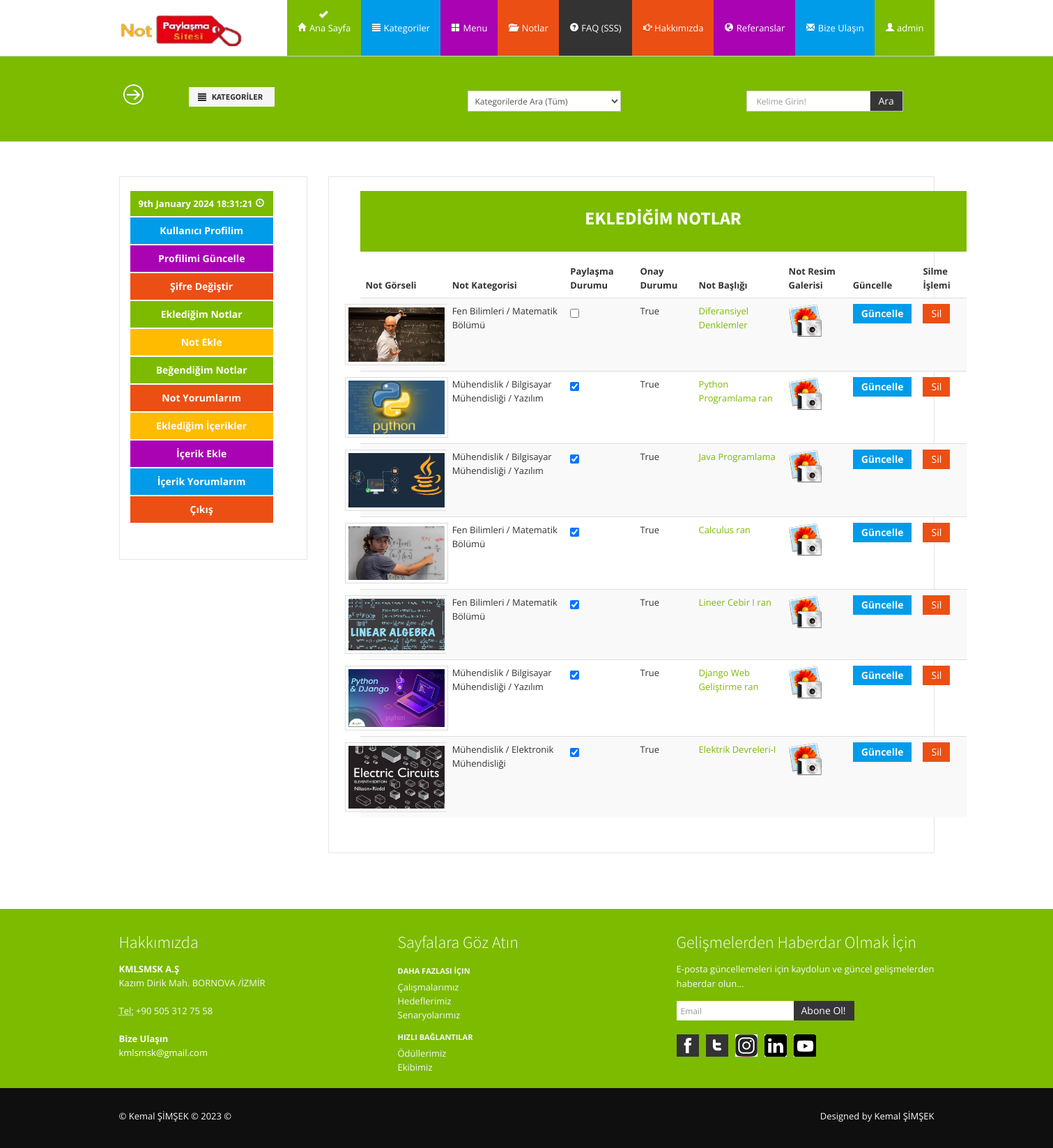
The page /user/notes/ (signed in) on the database its author committed.
### notes/models.py (models this page shows, shortened)
class Notes(models.Model):
    STATUS=(
        ('True', 'Evet'),
        ('False', 'Hayır'),
        ('New', 'Yeni'),
    )
    DURUM=(
        ('False', 'Hayır'),
        ('True', 'Evet'),
    )
    category=models.ForeignKey(Category, on_delete=models.CASCADE) #Kategori tablosu ile ilişki
    title=models.CharField(max_length=30)
    user=models.ForeignKey(User, on_delete=models.CASCADE)
    keywords=models.CharField(max_length=255)
    description=models.CharField(max_length=255)
    image=models.ImageField(blank=True, upload_to='images/')
    filePdf = models.FileField(upload_to='pdfs/')
    share=models.CharField(max_length=10, choices=DURUM)
    detail=RichTextUploadingField()
    slug=models.SlugField(null=False, unique=True)
    status=models.CharField(max_length=10, choices=STATUS)
    create_at=models.DateTimeField(auto_now_add=True)
    update_at=models.DateTimeField(auto_now=True)
    def image_tag(self):     #Eklenen Fonksiyon
        return mark_safe('<img src="{}" height="50"/>'.format(self.image.url))
    image_tag.short_description = 'Image'

class Category(MPTTModel):
    STATUS=(
        ('True', 'True'),
        ('False', 'False'),
    )
    title = models.CharField(max_length=120)
    keywords=models.CharField(max_length=255)
    description =models.CharField(max_length=255)
    image=models.ImageField(blank=True, upload_to='images/')
    status=models.CharField(max_length=10, choices=STATUS)
    slug=models.SlugField(null=False, unique=True)
    parent=TreeForeignKey('self', blank=True, null=True, related_name='children', on_delete=models.CASCADE)
    create_at=models.DateTimeField(auto_now_add=True)
    update_at=models.DateTimeField(auto_now=True)
    class MPTTMeta:
        order_insertion_by = ['title']
    def __str__(self):
        full_path=[self.title]
        k=self.parent
        while k is not None:
            full_path.append(k.title)
            k=k.parent
        return ' / '.join(full_path[::-1])

### home/models.py (models this page shows, shortened)
class Settings(models.Model):
    STATUS=(
        ('True', 'Evet'),
        ('False', 'Hayir'),
    )
    title=models.CharField(max_length=200)
    keywords=models.CharField(max_length=255)
    description=models.CharField(max_length=255)
    company=models.CharField(max_length=100)
    address=models.CharField(blank=True,max_length=150)
    googleMap=models.CharField(blank=True, max_length=255)
    phone=models.CharField(blank=True, max_length=20)
    fax=models.CharField(blank=True,max_length=20)
    email=models.CharField(blank=True, max_length=60)
    smtpserver=models.CharField(blank=True,max_length=30)
    smtpemail=models.CharField(blank=True,max_length=30)
    smtppassword=models.CharField(blank=True,max_length=30)
    smtpport=models.CharField(blank=True,max_length=10)
    icon=models.ImageField(blank=True, upload_to='images/')
    facebook=models.CharField(blank=True,max_length=50)
    instagram=models.CharField(blank=True,max_length=50)
    twitter=models.CharField(blank=True,max_length=50)
    youtube=models.CharField(blank=True,max_length=70)
    linkedin=models.CharField(blank=True,max_length=90)
    aboutus=RichTextUploadingField(blank=True)
    contact=RichTextUploadingField(blank=True)
    references=RichTextUploadingField(blank=True)
    status=models.CharField(max_length=10, choices=STATUS)
    create_at=models.DateTimeField(auto_now_add=True)
    update_at=models.DateTimeField(auto_now=True)

### user/views.py (the view)
# urls.py: path('notes/', include('notes.urls')),
@login_required(login_url='/login')
def notes (request):
    current_user=request.user
    category=Category.objects.all()
    settings=Settings.objects.get(pk=1)
    menu=Menu.objects.all()
    notes=Notes.objects.filter(user_id=current_user.id)
    context= {
        'category': category,
        'settings': settings,
        'menu': menu,
        'notes': notes,
        }
    return render(request, 'user_notes.html', context)

### user/templates/user_notes.html (shortened to what this page needs)
{% extends "homebase.html" %}
{% load static %}
{% block content  %}
{% include "head.html" %}
{% include "header.html" %}
{% include "search.html" %}
<section id="maincontent">
    <div class="container">
      <div class="row">
        <div class="span3">
          <aside>
            <div class="widget">
              {% include "user_panel.html" %}
            </div>
          </aside>
        </div>
        <div class="span9">
          <aside>
            <div class="widget">
              <div class="container mx-auto">
                <div class="span9">
                  <div class="well well-success">
                    <center><b> <h3>EKLEDİĞİM NOTLAR </b></h3></center>
                  </div>
            <table class="table table-striped table-warning">
                <thead>
                    <tr>
                      <th scope="col">Not Görseli</th>
                      <th scope="col">Not Kategorisi</th>
                      <th scope="col">Paylaşma Durumu</th>
                      <th scope="col">Onay Durumu</th>
                      <th scope="col">Not Başlığı</th>
                      <th scope="col">Not Resim Galerisi</th>
                      <th scope="col">Güncelle</th>
                      <th scope="col">Silme İşlemi</th>
                    </tr>
                  </thead>
                  <tbody>
                    {% for rs in notes %}
                    <tr>
                      <th scope="row">
                        <div class="thumbnails">
                          <a href="/notes/{{rs.id}}/{{rs.slug}}/"><img class="thumbnail" src= "{{rs.image.url}}" width="230"></a>
                        </div>
                        </th>
                      <td> {{rs.category}} </td>
                      <td>  {% if rs.share == 'True'  %}
                        <input type="checkbox" checked onchange="document.location.href='/user/notshare/{{rs.id}}';"/>
                           {% else %}
                           <input type="checkbox" onchange="if(this.checked) document.location.href='/user/addshare/{{rs.id}}';"/>
                          {% endif %}
                      </td>
                      <td> {{rs.status}} </td>
                      <td> <a href="/notes/{{rs.id}}/{{rs.slug}}/">{{rs.title}}</a></td>
                      <th> <a href="javascript:;" onclick="window.open('/user/addimages/{{rs.id}}', 'gallery', 'height=800, width=800, top=50, left=150')">
                        <img src="{% static "/img/galleryX.png" %}" </th></a>
                      <th> <a href="/user/updatenotes/{{rs.id}}" type="button" class="btn btn-primary"> Güncelle </button>
                      </th>
                      <td>
                        <a href="/user/deletenotes/{{rs.id}}" onclick=" return confirm ('Silmek istediğinden emin misin?')" type="button" class="btn btn-danger"> Sil </button>
                      </td>
                    </tr>
                    {% endfor %}
                </tbody>
            </table>
            </div>
            </div>
          </aside>
        </div>
      </div>
    </div>
  </section>
  {% endblock content  %}

### home/templates/header.html (shortened to what this page needs)
{% load static %}
<header>
  <div class="navbar navbar-fixed-top">
    <div class="navbar-inner bg-info mx-auto">
      <div class="container">
        <a class="brand logo" href="/">
          <img src="{% static "assets/img/logo.png" %}" width="180"/>
        </a>
        <div>
          <nav>
            <ul class="nav topnav">
              <li class="dropdown bg-info success active">
                <a href="/"><i class="icon-home icon-white"></i> Ana Sayfa</a>
              </li>
              {% load mptt_tags %}
              <li class="dropdown primary">
                <a href="#"><i class="icon-align-justify icon-white"></i> Kategoriler</a>
              </li>
              <li class="dropdown info">
                <a href="#"><i class=" icon-th-large icon-white"></i> Menu</a>
              </li>
              <li class="dropdown danger">
                <a href="#"><i class="icon-folder-open icon-white"></i> Notlar</a>
              </li>
              <li class="dropdown inverse">
                <a href="#"><i class="icon-question-sign icon-white"></i> FAQ (SSS) </a>
              </li>
              <li class="dropdown danger">
                <a href="#"><i class=" icon-hand-right icon-white"></i> Hakkımızda</a>
              </li>
              <li class="dropdown info">
                <a href="#"><i class="icon-globe icon-white"></i> Referanslar</a>
              </li>
              <li class="dropdown primary">
                <a href="#"><i class="icon-envelope icon-white"></i> Bize Ulaşın</a>
              </li>
              <li class="dropdown success">
                {% if user.id is not None %}
                <a href="#"> <i class="icon-user icon-white"> </i>
                   {{user.username}} </a>
                {%endif%}
              </li>
            </ul>
          </nav>
        </div>
      </div>
    </div>
  </div>
</header>

### home/templates/footer.html (shortened to what this page needs)
{% load static %}
 <footer class="footer">
  <div class="container">
    <div class="row">
      <div class="span4">
        <div class="widget">
          <h4>Hakkımızda</h4>
          <address>
        <strong>{{settings.company}} </strong><br>
        {{settings.address}}<br>
        <br>
        <abbr title="Phone">Tel:</abbr> {{settings.phone}}
        </address>
          <address>
        <strong>Bize Ulaşın</strong><br>
        <a href="mailto:{{settings.email}}">{{settings.email}}</a>
        </address>
        </div>
      </div>
      <div class="span4">
        <div class="widget">
          <h4>Sayfalara Göz Atın</h4>
          <ul class="nav nav-list regular">
            <li class="nav-header">Daha Fazlası İçin</li>
            <li><a href="#">Çalışmalarımız</a></li>
            <li><a href="#">Hedeflerimiz</a></li>
            <li><a href="#">Senaryolarımız</a></li>
            <li class="nav-header">Hızlı Bağlantılar</li>
            <li><a href="#">Ödüllerimiz</a></li>
            <li><a href="#">Ekibimiz</a></li>
          </ul>
        </div>
      </div>
      <div class="span4">
        <div class="widget">
          <h4>Gelişmelerden Haberdar Olmak İçin</h4>
          <form class="form-horizontal" action="/curriculumVitae/addlistmail/" method="post">
            <fieldset>
              <p>
                E-posta güncellemeleri için kaydolun ve güncel gelişmelerden haberdar olun...
              </p>
              <div class="input-prepend input-append">
                <input class="span2" id="email" name="email" type="text" placeholder="Email">
                <button class="btn btn-inverse" type="submit">Abone Ol!</button>
              </div>
            </fieldset>
          </form>
          <ul class="social_small">
            <li class="facebook first"><a href="{{settings.facebook}}" title="Facebook">Facebook</a></li>
            <li class="twitt"><a href="{{settings.twitter}}" title="Twitter">Twitter</a></li>
            <li class="googleplus"><a href="{{settings.instagram}}" title="Instagram">Instagram</a></li>
            <li class="flickr"><a href="{{settings.linkedin}}" title="Linkedin">Linkedin</a></li>
            <li class="dribbble"><a href="{{settings.youtube}}" title="Youtube">Youtube</a></li>
          </ul>
        </div>
      </div>
    </div>
  </div>
  <div class="verybottom">
    <div class="container">
      <div class="row">
        <div class="span6">
          <p>&copy; Kemal ŞİMŞEK &copy; 2023 &copy; </p>
        </div>
        <div class="span6">
          <div class="pull-right">
            <div class="credits">
              Designed by <a href="https://www.linkedin.com/in/kmlsmsk/"> Kemal ŞİMŞEK</a>
            </div>
          </div>
        </div>
      </div>
    </div>
  </div>
</footer>

### home/static/assets/css/docs.css (style rules this page uses)
section { padding-top: 30px; }

### home/static/assets/css/style.css (style rules this page uses)
.row { margin-bottom:20px; }
.well-success, .carousel-caption.success { background: #7cbb00; color:#fff; }
header .navbar .brand.logo { padding: 0; margin-left:0; margin-top:20px; }
header nav { margin-right:-10px; }
.navbar ul.topnav { float:right; }
.navbar .nav > li > a { float: none; padding: 30px 15px 30px; color: #777777; text-decoration: none; text-shadow: none; }
.navbar .nav .active > a, .navbar .nav .active > a:hover, .navbar .nav .active > a:focus { background-image: url(../img/icons/add.png); background-position: center 15px; background-repeat: no-repeat; -webkit-transition: all 0.2s ease; -moz-transition: all 0.2s ease-in-out; -o-transition: all 0.2s ease-in-out; -ms-transition: all 0.2s ease-in-out; transition: all 0.2s ease-in-out; color:#fff; }
.navbar .nav .primary > a, .navbar .nav .primary > a:hover, .navbar .nav .primary > a:focus { background-color: #009cea; color:#fff; }
.navbar .nav .danger > a, .navbar .nav .danger > a:hover, .navbar .nav .danger > a:focus { background-color: #ec4f13; color:#fff; }
.navbar .nav .info > a, .navbar .nav .info > a:hover, .navbar .nav .info > a:focus { background-color: #a903b3; color:#fff; }
.navbar .nav .success > a, .navbar .nav .success > a:hover, .navbar .nav .success > a:focus { background-color: #7cbb00; color:#fff; }
.navbar .nav .inverse > a, .navbar .nav .inverse > a:hover, .navbar .nav .inverse > a:focus { background-color: #333; color:#fff; }
#maincontent { z-index:1000; margin:0 0 30px; }
aside { border:1px solid #e5e5e5; padding:20px 15px 0 15px; margin: 0 0 30px 0; -webkit-border-radius: 0; -moz-border-radius: 0; border-radius: 0; }
aside .widget { margin-bottom:30px; }
.social_small { margin: 0; }
.social_small li { display: inline; list-style: none; text-indent: -9999px; margin-left: 10px; float: left; -webkit-transition: all 0.3s ease-in-out; -moz-transition: all 0.3s ease-in-out; -o-transition: all 0.3s ease-in-out; -ms-transition: all 0.3s ease-in-out; transition: all 0.3s ease-in-out; }
.social_small li.first { margin-left:0; }
.social_small li a { background-repeat: no-repeat; background-position: 0 0; display: block; height: 32px; width: 32px; }
.facebook { background: url(../img/icons/social/fb.png) no-repeat; }
.googleplus { background: url(../img/icons/social/google.png) no-repeat; }
.dribbble { background: url(../img/icons/social/dribble.png) no-repeat; }
.flickr { background: url(../img/icons/social/flickr.png) no-repeat; }
.twitt { background: url(../img/icons/social/twitter.png) no-repeat; }
footer { padding-top:30px; color:#f8f8f8; }
footer h1, footer h2, footer h3, footer h4, footer h5, footer h6 { color:#fff; }
footer a, footer a:hover { color:#fff; }
footer .verybottom { padding-top:30px; background:#0f0f0f; }
footer .nav-list li, footer .nav-list li a, footer .nav-list li.nav-header { text-shadow:none; color:#f6f6f6; }
footer .nav-list li a { text-shadow:none; }
footer .nav-list.regular .nav-header { padding: 3px 0; }
footer .nav-list.regular > li > a { padding: 0; }
footer.footer .input-append button, footer.footer .input-append input { border:none; }

### home/static/assets/color/success.css (style rules this page uses)
a { color: #7cbb00; }
header .navbar .navbar-inner li.active { border-top: 5px solid #fff; background: #7cbb00; margin-top:-5px; }
footer.footer { background:#7cbb00; }

### rows shown on the page
Notes: image (picture), category "Fen Bilimleri / Matematik Bölümü", status "True", title "Diferansiyel Denklemler"
Notes: image (picture), category "Mühendislik / Bilgisayar Mühendisliği / Yazılım", status "True", title "Python Programlama ran"
Notes: image (picture), category "Mühendislik / Bilgisayar Mühendisliği / Yazılım", status "True", title "Java Programlama", {{ rs.id }} 8 (drawn)
Notes: image (picture), category "Fen Bilimleri / Matematik Bölümü", status "True", title "Calculus ran"
Notes: image (picture), category "Fen Bilimleri / Matematik Bölümü", status "True", title "Lineer Cebir I ran"
Notes: image (picture), category "Mühendislik / Bilgisayar Mühendisliği / Yazılım", status "True", title "Django Web Geliştirme ran"
Notes: image (picture), category "Mühendislik / Elektronik Mühendisliği", status "True", title "Elektrik Devreleri-I"
Settings: company "KMLSMSK A.Ş", address "Kazım Dirik Mah. BORNOVA /İZMİR", phone "+90 505 312 75 58", email "kmlsmsk@gmail.com"

### other values the page prints
{{ user.username }} "admin"
